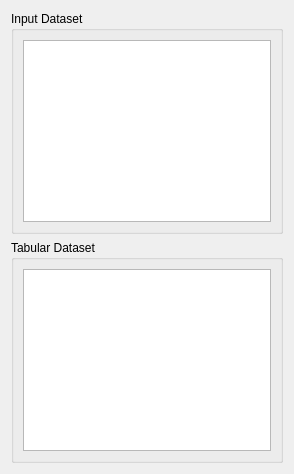
<?xml version="1.0" encoding="UTF-8"?>
<ui version="4.0">
 <class>ColumnsLinkWidgetForm</class>
 <widget class="QWidget" name="ColumnsLinkWidgetForm">
  <property name="geometry">
   <rect>
    <x>0</x>
    <y>0</y>
    <width>294</width>
    <height>474</height>
   </rect>
  </property>
  <property name="windowTitle">
   <string>Columns' link</string>
  </property>
  <layout class="QGridLayout" name="gridLayout_3">
   <property name="sizeConstraint">
    <enum>QLayout::SetDefaultConstraint</enum>
   </property>
   <item row="0" column="0">
    <widget class="QGroupBox" name="m_inputGroupBox">
     <property name="title">
      <string>Input Dataset</string>
     </property>
     <layout class="QGridLayout" name="gridLayout">
      <item row="0" column="0">
       <widget class="QTableView" name="m_inputTableView">
        <property name="acceptDrops">
         <bool>true</bool>
        </property>
        <property name="autoFillBackground">
         <bool>true</bool>
        </property>
       </widget>
      </item>
     </layout>
    </widget>
   </item>
   <item row="1" column="0">
    <widget class="QGroupBox" name="m_tabularGroupBox">
     <property name="title">
      <string>Tabular Dataset</string>
     </property>
     <layout class="QGridLayout" name="gridLayout_2">
      <item row="0" column="0">
       <widget class="QTableWidget" name="m_tabularTableWidget">
        <property name="acceptDrops">
         <bool>true</bool>
        </property>
        <property name="autoFillBackground">
         <bool>true</bool>
        </property>
       </widget>
      </item>
     </layout>
    </widget>
   </item>
  </layout>
 </widget>
 <resources/>
 <connections/>
</ui>
